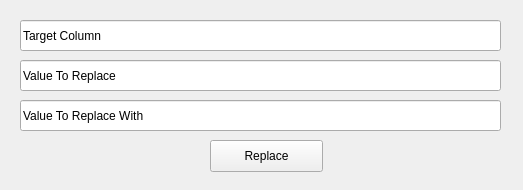
<?xml version="1.0" encoding="UTF-8"?>
<ui version="4.0">
 <class>Form</class>
 <widget class="QWidget" name="Form">
  <property name="geometry">
   <rect>
    <x>0</x>
    <y>0</y>
    <width>523</width>
    <height>190</height>
   </rect>
  </property>
  <property name="windowTitle">
   <string>Form</string>
  </property>
  <widget class="QPushButton" name="replaceButton">
   <property name="geometry">
    <rect>
     <x>210</x>
     <y>140</y>
     <width>113</width>
     <height>32</height>
    </rect>
   </property>
   <property name="text">
    <string>Replace</string>
   </property>
  </widget>
  <widget class="QLineEdit" name="targetColumn">
   <property name="geometry">
    <rect>
     <x>20</x>
     <y>20</y>
     <width>481</width>
     <height>31</height>
    </rect>
   </property>
   <property name="text">
    <string>Target Column</string>
   </property>
  </widget>
  <widget class="QLineEdit" name="oldValue">
   <property name="geometry">
    <rect>
     <x>20</x>
     <y>60</y>
     <width>481</width>
     <height>31</height>
    </rect>
   </property>
   <property name="text">
    <string>Value To Replace</string>
   </property>
  </widget>
  <widget class="QLineEdit" name="newValue">
   <property name="geometry">
    <rect>
     <x>20</x>
     <y>100</y>
     <width>481</width>
     <height>31</height>
    </rect>
   </property>
   <property name="text">
    <string>Value To Replace With</string>
   </property>
  </widget>
 </widget>
 <resources/>
 <connections/>
</ui>
